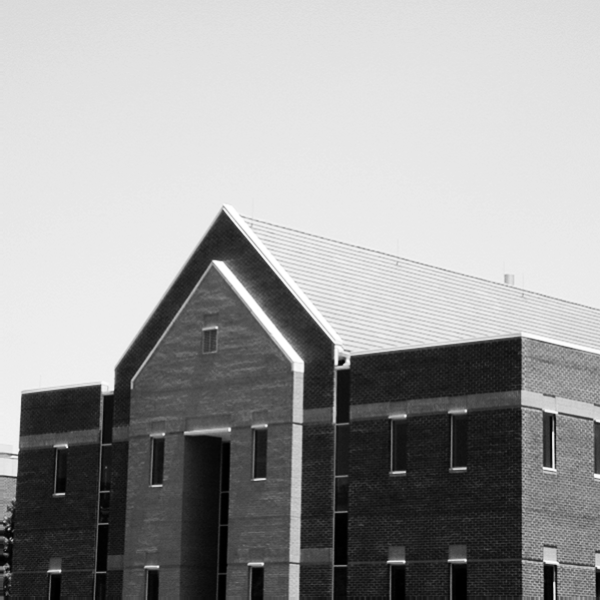
#> input picture Image Processing/Convolution and Histogram/Vertical and horizontal edge detection/House.png, 600 x 600 px; its folder holds 3 pictures in this run
$ python main.py
#> lines starting #> are read from the running program, lines starting #| are printed output that depends on the picture
import cv2
import numpy as np

# تعریف کرنل عمودی برای تشخیص لبه‌ها
kernel_vertical = np.array([[-1, -2, -1],
                             [0, 0, 0],
                             [1, 2, 1]])

# تعریف کرنل افقی برای تشخیص لبه‌ها
kernel_horizontal = np.array([[1, 0, -1],
                              [2, 0, -2],
                              [1, 0, -1]])

def Vertical_and_horizontal_edge_detection(image, kernel_type, output_name):
    """
    تشخیص لبه‌های عمودی و افقی با استفاده از کرنل‌های کانولوشن.

    پارامترها:
    - image: تصویر ورودی به صورت ماتریس NumPy
    - kernel_type: کرنل مورد استفاده برای تشخیص لبه
    - output_name: نام فایل خروجی برای ذخیره تصویر نتیجه
    """
    # ایجاد ماسک خالی برای ذخیره نتایج
    mask = np.zeros(image.shape, dtype=np.uint8)

    # پیمایش در پیکسل‌های تصویر به جز حاشیه‌ها
    for i in range(1, image.shape[0] - 1):
        for j in range(1, image.shape[1] - 1):
            # استخراج زیرماتریس \(3 \times 3\) از تصویر
            pix_3_3 = image[i-1:i+2, j-1:j+2]
            # محاسبه شدت لبه با استفاده از کرنل
            mask[i][j] = np.abs(np.sum(pix_3_3 * kernel_type))

    # ذخیره تصویر نتیجه با نام مشخص
    cv2.imwrite(f"{output_name}.png", mask)

# بارگذاری تصویر به صورت مقیاس خاکستری
image = cv2.imread("House.png", cv2.IMREAD_GRAYSCALE)
#> image is the input picture: shape (600, 600); min 0, max 255, mean 155.8

# فراخوانی تابع تشخیص لبه با کرنل عمودی
Vertical_and_horizontal_edge_detection(image, kernel_vertical, "kernel_vertical")
#> after the loop in Vertical_and_horizontal_edge_detection, `for i in range(1, image.shape[0] - 1):`:
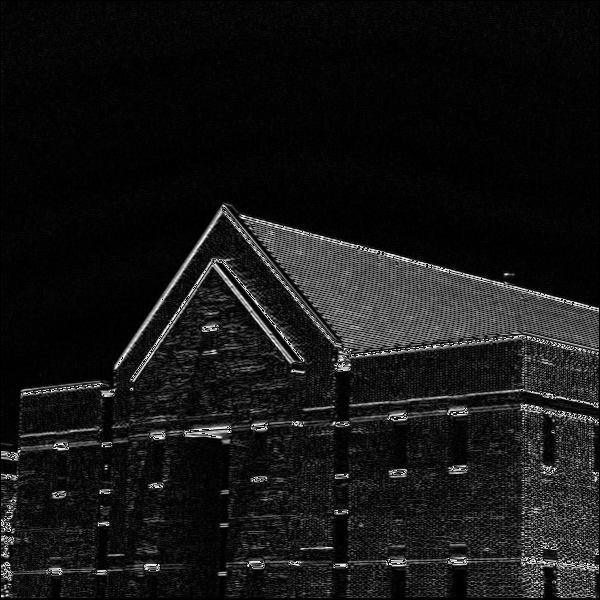
#> mask: shape (600, 600); min 0, max 255, mean 21.7
# فراخوانی تابع تشخیص لبه با کرنل افقی
Vertical_and_horizontal_edge_detection(image, kernel_horizontal, "kernel_horizontal")
#> call 2 of Vertical_and_horizontal_edge_detection, with kernel_type = array of shape (3, 3), output_name = 'kernel_horizontal'
#> after the loop in Vertical_and_horizontal_edge_detection (call 2), `for i in range(1, image.shape[0] - 1):`:
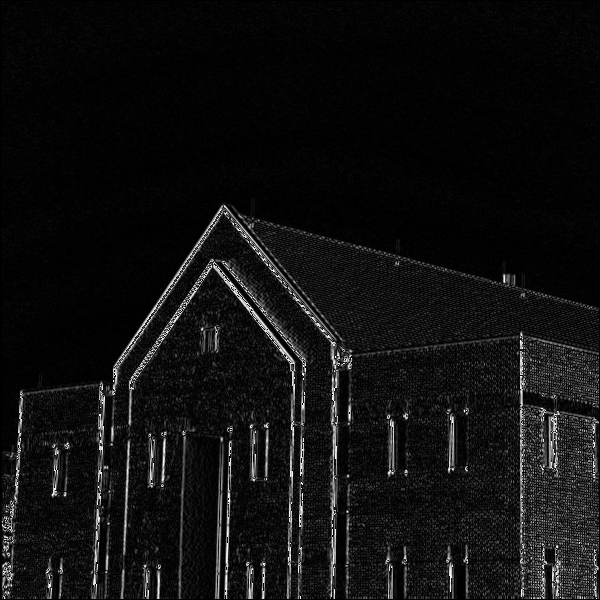
#> mask: shape (600, 600); min 0, max 255, mean 16.4
